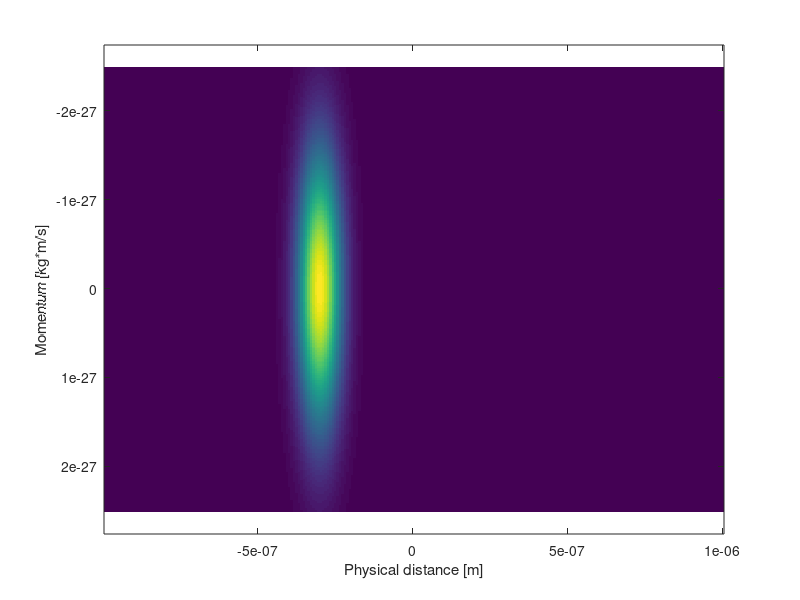

Write the MATLAB code that produced this figure. (Note: this script raises an error after producing the figure.)
clear;
h_bar = 6.636e-34/2/pi; % [m^2*kg/s)]
mass = 9.11e-31; % [kg]
omega = 2*pi*7.5e8;
param_a = mass*omega/(2*h_bar);
% alpha_0 = 1e12; 
alpha_0 = param_a*5;

% alpha_0 = param_a;
x_0 = -3e-7;
% p_0 = mass*omega*5e-8;
p_0 = 0;
Amp = (2*alpha_0/pi)^(1/4);
time_scale=2*pi/omega; % [s]
N_x = 256;
% N_padded = 2048;
x_rng = 2e-6;
x_stp = x_rng/N_x;
x = ((-x_rng/2+x_stp):x_stp:x_rng/2); % [m]
p_rng = 5e-27;
p_stp = p_rng/N_x;
p = ((-p_rng/2+p_stp):p_stp:p_rng/2)';
% p = flipdim(((-p_rng/2+p_stp):p_stp:p_rng/2)',1); % [kg*m/s]

V_quad = 1/2*mass*omega^2*x.^2;
N_delay = 64;
delay_rng = 2*time_scale;
delay_stp = delay_rng/(N_delay);
delay = ((-delay_rng/2+delay_stp):delay_stp:delay_rng/2)'; % [s]
x_t = x_0*cos(omega*delay)+p_0/(mass*omega)*sin(omega*delay);
p_t = p_0*cos(omega*delay)-mass*omega*x_0*sin(omega*delay);
alpha_t = param_a*(alpha_0*cos(omega*delay)+i*param_a*sin(omega*delay))./(param_a*cos(omega*delay)+i*alpha_0*sin(omega*delay));

h_fig = figure;
for k = 1:length(delay)
% k = 64;
    t=delay(k); % [s]
    PSI_WR1 = exp(-(p-p_t(k)).^2/(h_bar^2*2*real(alpha_t(k))));
    PSI_WR2 = exp(-2*abs(alpha_t(k))^2/(real(alpha_t(k)))*(x-x_t(k)).^2);
    PSI_WR3 = exp(-2*imag(alpha_t(k))/(h_bar*real(alpha_t(k)))*(p-p_t(k))*(x-x_t(k)));
    Psi_WR = Amp^2/(sqrt(2*pi*real(alpha_t(k)))*h_bar*2*pi).*PSI_WR1*PSI_WR2.*PSI_WR3;
%     Psi_WR = Amp^2/(sqrt(2*pi*real(alpha_t(k)))*h_bar*2*pi)*exp(-2*abs(alpha_t(k))^2/(real(alpha_t(k))).*(x'-x_t(k)).^2)*exp(-(p'-p_t(k)).^2/(h_bar^2*2*real(alpha_t(k))))*exp(+2*imag(alpha_t(k))/(h_bar*real(alpha_t(k)))*(x'-x_t(k))*(p'-p_t(k)));
    imagesc(x,p,Psi_WR)
    
    xlabel('Physical distance [m]')
    ylabel('Momentum [kg*m/s]')
    F(k) = getframe(h_fig);
end

close(h_fig)
filename = 'gauss_in_quadratic_wigner_repr.avi';
delete(filename);
movie2avi(F,filename,'compression','Cinepak');